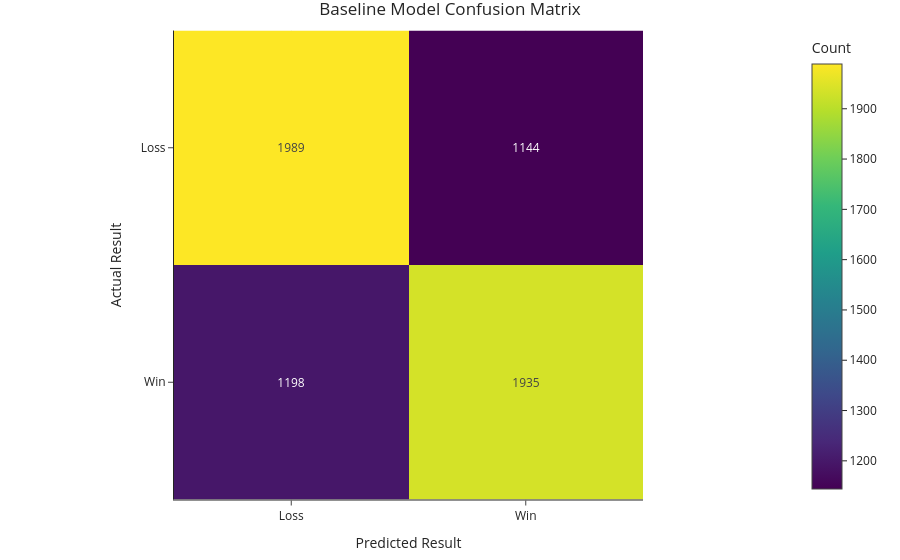

Notebook source saved alongside this figure:
### Code cell
baseline_cm = confusion_matrix(y_test, baseline_preds)

fig_baseline_cm = px.imshow(
    baseline_cm,
    text_auto=True,
    title="Baseline Model Confusion Matrix",
    labels=dict(x="Predicted Result", y="Actual Result", color="Count"),
    x=["Loss", "Win"],
    y=["Loss", "Win"]
)

fig_baseline_cm.show()
fig_baseline_cm.write_html(assets_dir / "baseline-confusion-matrix.html", include_plotlyjs="cdn")

### Figure 1 — Plotly figure (JSON) as saved in the notebook; plotly's stock layout.template omitted (floating-point values rounded to 4 significant figures)
{"data": [{"coloraxis": "coloraxis", "hovertemplate": "Predicted Result: %{x}<br>Actual Result: %{y}<br>Count: %{z}<extra></extra>", "name": "0", "texttemplate": "%{z}", "type": "heatmap", "x": ["Loss", "Win"], "xaxis": "x", "y": ["Loss", "Win"], "yaxis": "y", "z": [[1989, 1144], [1198, 1935]]}], "layout": {"coloraxis": {"colorbar": {"title": {"text": "Count"}}, "colorscale": [[0, "#440154"], [0.1111, "#482878"], [0.2222, "#3e4989"], [0.3333, "#31688e"], [0.4444, "#26828e"], [0.5556, "#1f9e89"], [0.6667, "#35b779"], [0.7778, "#6ece58"], [0.8889, "#b5de2b"], [1, "#fde725"]]}, "title": {"text": "Baseline Model Confusion Matrix"}, "xaxis": {"anchor": "y", "constrain": "domain", "domain": [0, 1], "scaleanchor": "y", "title": {"text": "Predicted Result"}}, "yaxis": {"anchor": "x", "autorange": "reversed", "constrain": "domain", "domain": [0, 1], "title": {"text": "Actual Result"}}}}
